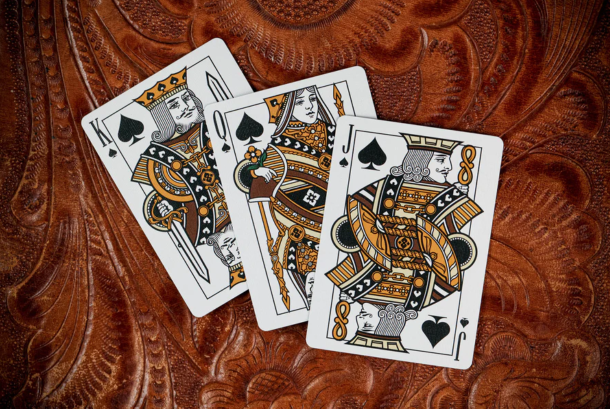
#> input picture resources/kings cards.png, 1220 x 817 px, given in place of the camera (shown at 1/2 size)
$ python Lesson9-RealtimeShapeDetection.py
#> lines starting #> are read from the running program, lines starting #| are printed output that depends on the picture; after the words box and inside, x2 and y2 are one past the last pixel; in counts of white or black regions, pixels touching at a corner belong together
### myUtliity.py
import cv2
import numpy as np

'''
Stacking can be performed via numpy built-in functions, but by doing that, frame rates for multiple live webcam feeds
are compromised. So, the function 'stackImages' is created to do the same task. This function is created by
Murtaza Hassan. Link: https://www.youtube.com/watch?v=Wv0PSs0dmVI&list=PLMoSUbG1Q_r_sc0x7ndCsqdIkL7dwrmNF&index=6
'''
def stackImages(scale,imgArray):
    rows = len(imgArray)
    cols = len(imgArray[0])
    rowsAvailable = isinstance(imgArray[0], list)
    width = imgArray[0][0].shape[1]
    height = imgArray[0][0].shape[0]
    if rowsAvailable:
        for x in range ( 0, rows):
            for y in range(0, cols):
                if imgArray[x][y].shape[:2] == imgArray[0][0].shape [:2]:
                    imgArray[x][y] = cv2.resize(imgArray[x][y], (0, 0), None, scale, scale)
                else:
                    imgArray[x][y] = cv2.resize(imgArray[x][y], (imgArray[0][0].shape[1], imgArray[0][0].shape[0]), None, scale,scale)
                if len(imgArray[x][y].shape) == 2: imgArray[x][y] = cv2.cvtColor(imgArray[x][y], cv2.COLOR_GRAY2BGR)
        imageBlank = np.zeros((height, width, 3), np.uint8)
        hor = [imageBlank]*rows
        hor_con = [imageBlank]*rows
        for x in range(0, rows):
            hor[x] = np.hstack(imgArray[x])
        ver = np.vstack(hor)
    else:
        for x in range(0, rows):
            if imgArray[x].shape[:2] == imgArray[0].shape[:2]:
                imgArray[x] = cv2.resize(imgArray[x], (0, 0), None, scale, scale)
            else:
                imgArray[x] = cv2.resize(imgArray[x], (imgArray[0].shape[1], imgArray[0].shape[0]), None, scale, scale)
            if len(imgArray[x].shape) == 2: imgArray[x] = cv2.cvtColor(imgArray[x], cv2.COLOR_GRAY2BGR)
        hor = np.hstack(imgArray)
        ver = hor
    return ver

### Lesson9-RealtimeShapeDetection.py
import cv2
import numpy as np
import myUtliity


def empty(a):
    pass


def getContours_v1(input_img, output_img):
    contours, hierarchy = cv2.findContours(input_img, cv2.RETR_EXTERNAL, cv2.CHAIN_APPROX_NONE)
    cv2.drawContours(output_img, contours, -1, (255, 0, 0), 3)


def getContours_v2(input_img, output_img):
    # Draws contours only if area of contour is greater than 1000
    contours, hierarchy = cv2.findContours(input_img, cv2.RETR_EXTERNAL, cv2.CHAIN_APPROX_NONE)
    for cnt in contours:
        area = cv2.contourArea(cnt)
        if area > 1000:
            cv2.drawContours(output_img, cnt, -1, (255, 0, 0), 3)


def getContours_v3(input_img, output_img):
    # Draw contours while also counting corner points, labels included
    contours, hierarchy = cv2.findContours(input_img, cv2.RETR_EXTERNAL, cv2.CHAIN_APPROX_NONE)
    for cnt in contours:
        area = cv2.contourArea(cnt)
        if area > cv2.getTrackbarPos("MinArea", "Parameters"):
            cv2.drawContours(output_img, cnt, -1, (255, 0, 0), 3)
            perimeter = cv2.arcLength(cnt, True)
            approx = cv2.approxPolyDP(cnt, 0.02*perimeter, True)
            labelPoint = "Points:" + str(len(approx))
            labelArea = "Area: " + str(area)

            x, y, w, h = cv2.boundingRect(approx)
            cv2.rectangle(output_img, (x, y), (x+w, y+h), (0, 255, 0), 3)
            cv2.putText(output_img, labelPoint, (x, y+h+30), cv2.FONT_HERSHEY_SIMPLEX, 0.8, (255, 0, 0), 2)
            cv2.putText(output_img, labelArea, (x, y + h + 60), cv2.FONT_HERSHEY_SIMPLEX, 0.8, (255, 0, 0), 2)


# Setting up Trackbar
cv2.namedWindow("Parameters")
cv2.resizeWindow("Parameters", 540, 120)

cv2.createTrackbar("Parameter1", "Parameters", 150, 255, empty)
cv2.createTrackbar("Parameter2", "Parameters", 255, 255, empty)
cv2.createTrackbar("MinArea", "Parameters", 1500, 10000, empty)

# Initializing Webcam
cap = cv2.VideoCapture(1)
frameWidth, frameHeight = 640, 480
cap.set(3, frameWidth)
cap.set(4, frameHeight)

while True:
    success, img = cap.read()
#> img is the input picture: shape (817, 1220, 3); mean B, G, R 63.5, 79.6, 120.5
    imgBlur = cv2.GaussianBlur(img, (11, 11), 1)
    imgGray = cv2.cvtColor(imgBlur, cv2.COLOR_BGR2GRAY)
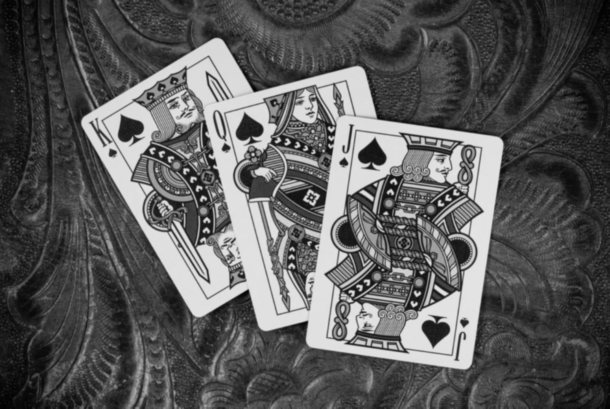
#> imgGray: shape (817, 1220) (shown at 1/2 size); min 1, max 229, mean 90

    threshold1 = cv2.getTrackbarPos("Parameter1", "Parameters")
    threshold2 = cv2.getTrackbarPos("Parameter2", "Parameters")
    imgCanny = cv2.Canny(imgGray, threshold1, threshold2)
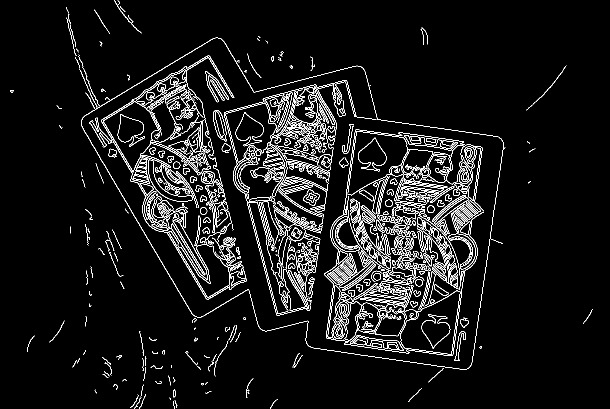
#> imgCanny: shape (817, 1220) (shown at 1/2 size); 5.9% white in thin lines or dots

    kernel = np.ones((5, 5))
    imgDilated = cv2.dilate(imgCanny, kernel, iterations=1)         # Edge detection on this image
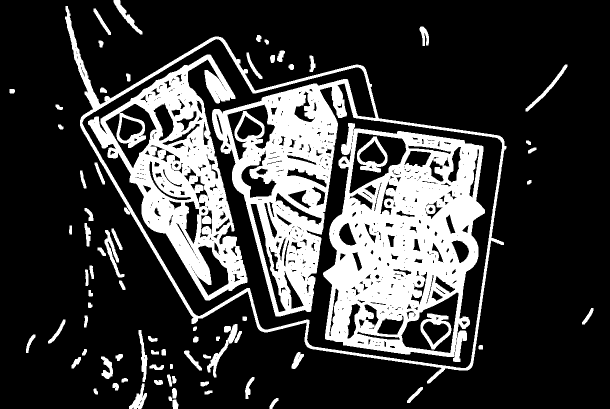
#> imgDilated: shape (817, 1220) (shown at 1/2 size); 23.9% white; 78 white regions
    blank = np.zeros((200, 200), np.uint8)

    imgContour = img.copy()
    getContours_v3(imgDilated, imgContour)
#> in getContours_v3, `contours, hierarchy = cv2.findContours(input_img, cv2.RETR_EXTERNAL, c..`: contours = 73 contours; largest, box (x1, y1, x2, y2) and area: (130, 12, 1013, 767) 365724, (414, 648, 475, 755) 1225, (209, 460, 249, 555) 867, (227, 0, 285, 69) 765, (1051, 129, 1135, 223) 749
#> in getContours_v3, `area = cv2.contourArea(cnt)`: area = 154.5
    hstack = myUtliity.stackImages(0.6, [[img, imgDilated], [imgContour, imgCanny]])
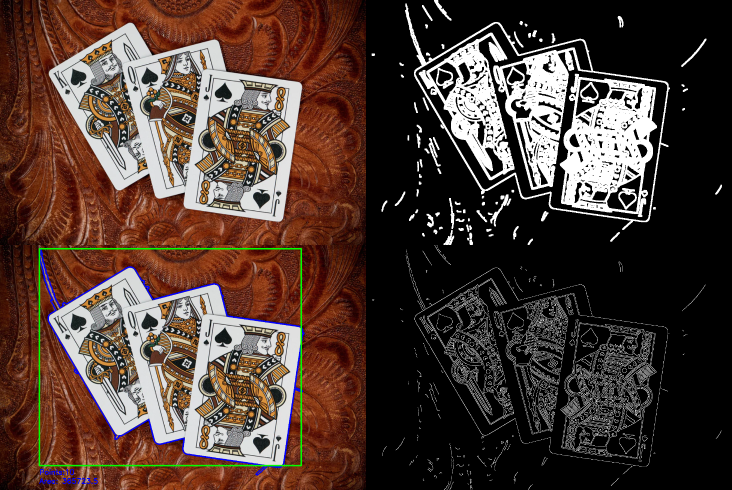
#> hstack: shape (980, 1464, 3) (shown at 1/2 size); mean B, G, R 51.5, 59.4, 78.3
    cv2.imshow("Result", hstack)

    if cv2.waitKey(1) & 0xFF == ord('q'):
#> (key q is pressed here)
        break
